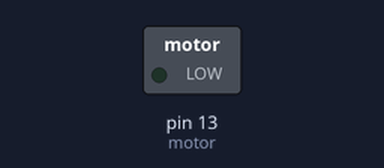
Bench run of a sketch on a simulated Arduino Uno, built with avr-gcc and run on an emulated ATmega328P. Shown: switched loads named in the sketch (green lamp = pin HIGH). Random numbers use the default seed unless the sketch sets one.

Above: at 2.7 s.
At 5.5 s:
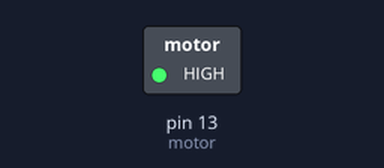
Timing chart, 0 to 7.1 s (numbered marks = the images above):
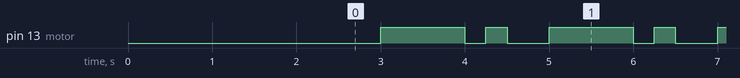

Measured:
- by itself, pin 13 (motor): repeats every 2.0 s: LOW 0.25 s, HIGH 0.25 s, LOW 0.50 s, HIGH 1.0 s
- by itself, everything shown: repeats every 2.0 s, in 4 steps

The sketch:

BonusMelody.ino
```cpp
/*
GAMES++ BADGE: BONUS MELODY!
 Jeff Thompson | 2012 | www.jeffreythompson.org

 A bonus melody - the "Games++ Theme" if you will - played
 using the badge's motor.
 */

int notes[] = {
  60, 120, 193, 160, 215, 193, 60, 193 };
const int noteDuration = 250;
const int motor = 13;

void setup() {
  pinMode(motor, OUTPUT);

  // intro
  for (int i=0; i<4; i++) {
    playNote(120);
    digitalWrite(motor, LOW);
    delay(250);
  }
  delay(500);
}

void loop() {

  // play melody
  for (int i=0; i<8; i++) {

    // sometimes play a high note as last
    // 80% chance of being played
    if (i==7 && random(100) > 80) {
      playNote(255);
    }

    // otherwise, play as normal
    else {
      playNote(notes[i]);
    }
  }
}

void playNote(int freq) {
  analogWrite(motor, freq);
  delay(noteDuration);
}
```
